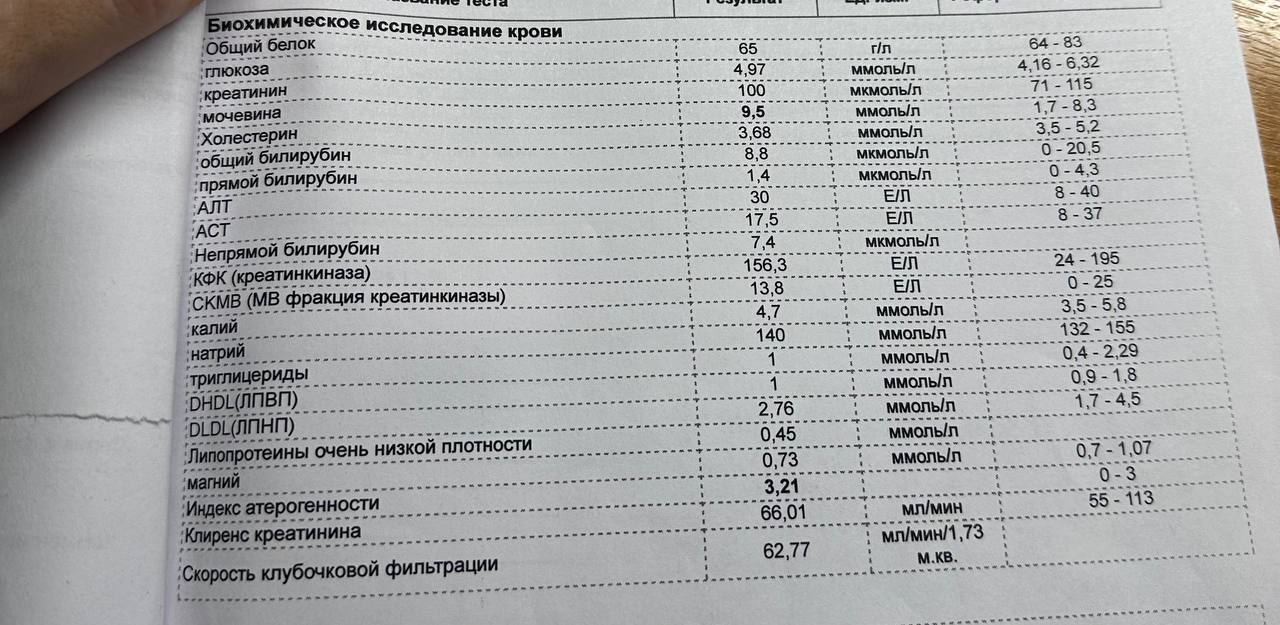
#> input picture blood_analysis_dataset_540/processed/5256043418088498597.jpg, 1280 x 625 px
$ jupyter execute --allow-errors 'Поворот пакетный архивный.ipynb'
#> lines starting #> are read from the running program, lines starting #| are printed output that depends on the picture
[cell 1]
import cv2
import numpy as np
from PIL import Image
import os
from collections import Counter
from sklearn.cluster import KMeans

# Загрузка изображения
image_path = 'blood_analysis_dataset_540/processed/5256043418088498597.jpg'
image = Image.open(image_path)
#> image is the input picture: PIL image 1280x625 RGB; mean R, G, B 171.8, 173, 173.5

# Вычисление новых размеров с сохранением пропорций
width = 900
ratio = width / float(image.size[0])
height = int(float(image.size[1]) * ratio)

# Изменение размера изображения с использованием LANCZOS
resized_image = image.resize((width, height), Image.Resampling.LANCZOS)
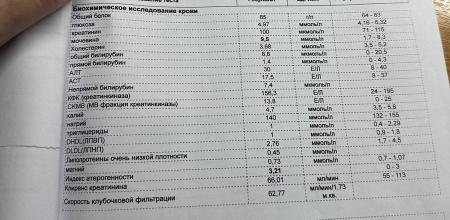
#> resized_image: PIL image 900x439 RGB (shown at 1/2 size); mean R, G, B 171.8, 173, 173.5

# Формирование нового имени файла
directory, filename = os.path.split(image_path)
name, ext = os.path.splitext(filename)
new_filename = f"{name}_resized{ext}"
new_image_path = os.path.join('resized_data/', new_filename)

# Сохранение измененного изображения
resized_image.save(new_image_path)

# Опционально: показ изображения
resized_image.show()

name1 = new_image_path

# Функция для вычисления угла линии
def calculate_angle(x1, y1, x2, y2):
    return np.degrees(np.arctan2(y2 - y1, x2 - x1))

# Функция для вычисления расстояния между двумя точками
def calculate_distance(p1, p2):
    return np.sqrt((p1[0] - p2[0]) ** 2 + (p1[1] - p2[1]) ** 2)

# Функция для вычисления длины линии
def calculate_line_length(x1, y1, x2, y2):
    return np.sqrt((x2 - x1) ** 2 + (y2 - y1) ** 2)

# Функция для объединения близких линий
def merge_close_lines(lines, distance_threshold=4, angle_threshold=5):
    merged_lines = []
    used_indices = set()

    for i, line1 in enumerate(lines):
        if i in used_indices:
            continue

        x1, y1, x2, y2 = line1
        angle1 = calculate_angle(x1, y1, x2, y2)
        group = [line1]

        for j, line2 in enumerate(lines[i + 1:], start=i + 1):
            if j in used_indices:
                continue

            x3, y3, x4, y4 = line2
            angle2 = calculate_angle(x3, y3, x4, y4)

            if abs(angle1 - angle2) > angle_threshold:
                continue

            center1 = ((x1 + x2) / 2, (y1 + y2) / 2)
            center2 = ((x3 + x4) / 2, (y3 + y4) / 2)
            distance = calculate_distance(center1, center2)

            if distance > distance_threshold:
                continue

            group.append(line2)
            used_indices.add(j)

        if group:
            avg_line = np.mean(group, axis=0).astype(int)
            merged_lines.append(avg_line)
            used_indices.add(i)

    return merged_lines

# Функция для нахождения точки пересечения двух линий
# [20 lines left out: function line_intersection, not called in this run]

# Функция для вычисления центра линии
def calculate_center(x1, y1, x2, y2):
    return ((x1 + x2) // 2, (y1 + y2) // 2)

# Функция для получения доминирующего цвета
def get_dominant_color(image_path, num_colors=1):
    image = Image.open(image_path)
    image = image.resize((150, 150))
    image_array = np.array(image)
    pixels = image_array.reshape(-1, image_array.shape[-1])
    if pixels.shape[1] == 4:
        pixels = pixels[:, :3]
    color_counts = Counter(map(tuple, pixels))
    dominant_color = color_counts.most_common(num_colors)[0][0]
    return dominant_color

# Функция для проверки параллельности линий
def are_lines_parallel(lines, angle_threshold=2):
    if len(lines) < 0.1:
        return False

    angles = []
    for line in lines[:2]:  # Проверяем только первые две линии
        x1, y1, x2, y2 = line
        angle = calculate_angle(x1, y1, x2, y2)
        angles.append(angle)

    return abs(angles[0] - angles[1]) <= angle_threshold

# Основной код обработки изображения
def process_image(image_path):
    # Загрузка изображения
    image = cv2.imread(image_path, cv2.IMREAD_COLOR)
#> image: shape (439, 900, 3)
    gray = cv2.cvtColor(image, cv2.COLOR_BGR2GRAY)

    # Применение Canny edge detection
    edges = cv2.Canny(gray, 50, 150, apertureSize=3)
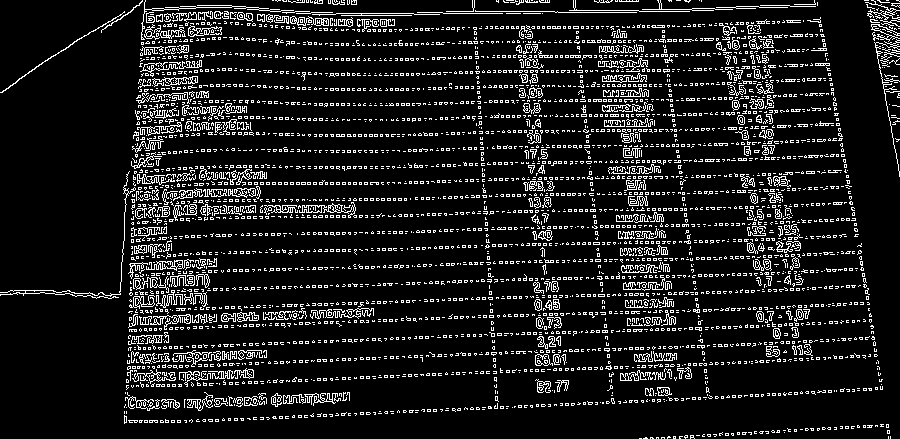
#> edges: shape (439, 900); 11.5% white in thin lines or dots

    # Применение Hough Line Transform
    lines = cv2.HoughLinesP(edges, 1, np.pi / 180, threshold=100, minLineLength=50, maxLineGap=10)
#> lines = 299 rows, first 6: [543, 315, 636, 312], [143, 18, 278, 15], [224, 18, 311, 17], [437, 180, 682, 176], [282, 306, 438, 301], [247, 289, 360, 286]

    # Преобразование линий в нужный формат
    if lines is None:
        print("Линии не обнаружены. Возвращаем исходное изображение.")
        return image

    lines = [line[0] for line in lines]
#> lines = 299 items, first 6: [543, 315, 636, 312], [143, 18, 278, 15], [224, 18, 311, 17], [437, 180, 682, 176], [282, 306, 438, 301], [247, 289, 360, 286]

    # Объединение близких линий
    merged_lines = merge_close_lines(lines, distance_threshold=4, angle_threshold=5)
#> the loop in merge_close_lines, `for i, line1 in enumerate(lines):` made 299 passes
#> (x1, y1, x2, y2, angle1, avg_line) on passes 15, 29, 61, 74: (297, 24, 394, 21, -1.77, [309, 23, 384, 22]), (263, 184, 513, 180, -0.917, [294, 184, 481, 181]), (133, 298, 206, 302, 3.14, [133, 297, 206, 301]), (188, 101, 419, 105, 0.992, [213, 101, 394, 104])
#> after the loop in merge_close_lines, `for i, line1 in enumerate(lines):`: merged_lines = 286 items, first 6: [543, 315, 636, 312], [143, 18, 278, 15], [224, 18, 311, 17], [437, 180, 682, 176], [282, 306, 438, 301], [247, 289, 360, 286]; used_indices = 299 items

    # Проверяем, параллельны ли линии
    if are_lines_parallel(merged_lines):
#> the loop in are_lines_parallel, `for line in lines[:2]:` made 2 passes
#> (x1, y1, x2, y2, angle) on passes 1 to 2: (543, 315, 636, 312, -1.85), (143, 18, 278, 15, -1.27)
#> after the loop in are_lines_parallel, `for line in lines[:2]:`: angles = [-1.85, -1.27]
        print("Линии параллельны или отклоняются не более чем на 2 градуса. Применяем поворот.")
        return apply_rotation(image, image_path, merged_lines)
    else:
        print("Линии не параллельны. Применяем коррекцию перспективы.")
        return apply_perspective_correction(image, image_path, merged_lines)

# Функция для применения поворота
def apply_rotation(image, image_path, lines):
    # Вычисляем средний угол поворота
    if len(lines) >= 1:
        line1 = lines[0]
#> line1 = [543, 315, 636, 312]
        line2 = lines[1]
#> line2 = [143, 18, 278, 15]

        angle1 = calculate_angle(*line1)
#> angle1 = -1.85
        angle2 = calculate_angle(*line2)
#> angle2 = -1.27
        average_angle = (angle1 + angle2) / 2
#> average_angle = -1.56
    else:
        average_angle = 0

    # Получаем доминирующий цвет
    dominant_color = get_dominant_color(image_path)
#> in get_dominant_color, `image = image.resize((150, 150))`:
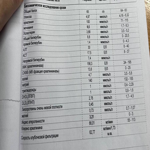
#> image: PIL image 150x150 RGB; mean R, G, B 171.8, 173, 173.5
#> in get_dominant_color, `color_counts = Counter(map(tuple, pixels))`: color_counts = 3128 items
#> in get_dominant_color, `dominant_color = color_counts.most_common(num_colors)[0][0]`: dominant_color = (171, 172, 174)
#> dominant_color = (171, 172, 174)
    if isinstance(dominant_color, (tuple, list, np.ndarray)):
        dominant_color = tuple(map(int, dominant_color))
    else:
        dominant_color = (int(dominant_color),) * 3

    # Вычисляем матрицу поворота
    (h, w) = image.shape[:2]
    center = (w // 2, h // 2)
    rotation_matrix = cv2.getRotationMatrix2D(center, average_angle, 1.0)
#> rotation_matrix = [[1, -0.0272, 6.13], [0.0272, 1, -12.17]]

    # Вычисляем новые размеры холста после поворота
    cos = np.abs(rotation_matrix[0, 0])
#> cos = 1
    sin = np.abs(rotation_matrix[0, 1])
#> sin = 0.0272
    new_w = int((h * sin) + (w * cos))
#> new_w = 911
    new_h = int((h * cos) + (w * sin))
#> new_h = 463

    # Корректируем матрицу поворота для учета нового холста
    rotation_matrix[0, 2] += (new_w / 2) - center[0]
    rotation_matrix[1, 2] += (new_h / 2) - center[1]

    # Применяем поворот к изображению с новыми размерами холста
    rotated_image = cv2.warpAffine(
        image,
        rotation_matrix,
        (new_w, new_h),
        flags=cv2.INTER_LINEAR,
        borderMode=cv2.BORDER_CONSTANT,
        borderValue=dominant_color
    )
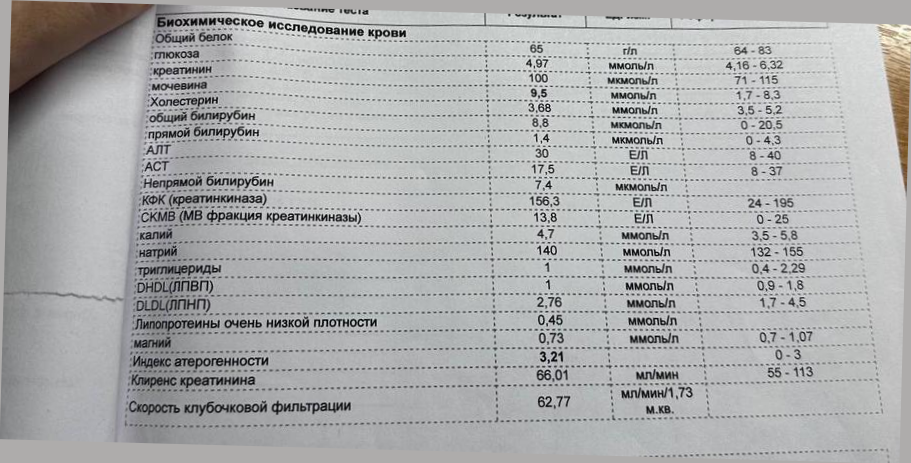
#> rotated_image: shape (463, 911, 3); mean B, G, R 173.4, 172.9, 172

    return rotated_image

# Функция для применения коррекции перспективы
# [168 lines left out: function apply_perspective_correction, not called in this run]

# Обработка изображения
result_image = process_image(name1)

# Сохранение результата
directory, filename = os.path.split(image_path)
name, ext = os.path.splitext(filename)
output_filename = f"{name}_processed{ext}"
output_path = os.path.join('Output_data/', output_filename)
cv2.imwrite(output_path, result_image)

# Показ результата
cv2.imshow('Processed Image', result_image)
cv2.waitKey(0)
cv2.destroyAllWindows()

print(f"Обработка завершена. Результат сохранен в файл '{output_path}'.")

$ run again, with blood_analysis_dataset_540/processed/5222040419704106456.jpg copied over blood_analysis_dataset_540/processed/5256043418088498597.jpg
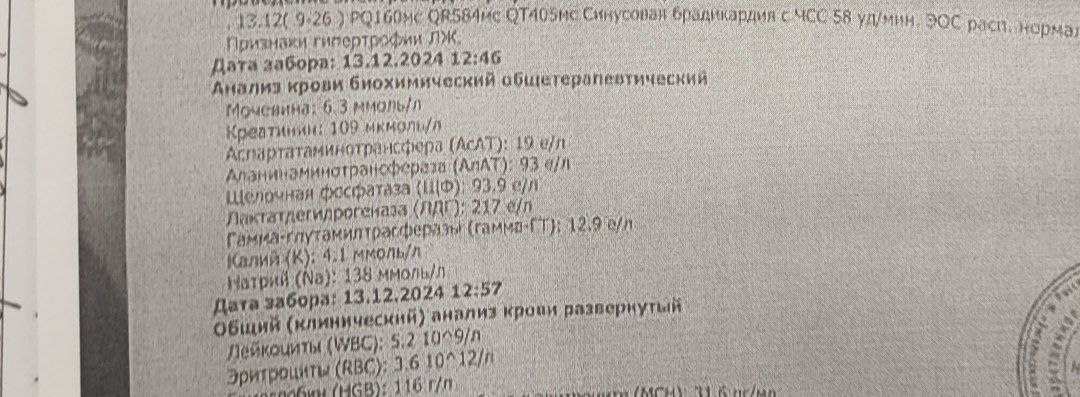
#> input picture blood_analysis_dataset_540/processed/5222040419704106456.jpg, 1080 x 397 px
#> image is the input picture: PIL image 1080x397 RGB; mean R, G, B 173.6, 167.6, 162
#> in process_image, `edges = cv2.Canny(gray, 50, 150, apertureSize=3)`:
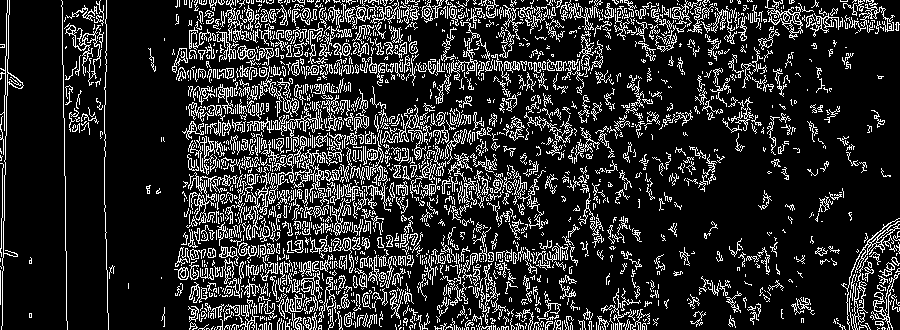
#> edges: shape (330, 900); 17% white in thin lines or dots
#> in process_image, `lines = cv2.HoughLinesP(edges, 1, np.pi / 180, threshold=100, minLineL..`: lines = 448 rows, first 6: [197, 17, 851, 17], [197, 16, 828, 16], [199, 12, 738, 12], [227, 10, 753, 10], [200, 15, 686, 15], [199, 13, 799, 13]
#> in process_image, `lines = [line[0] for line in lines]`: lines = 448 items, first 6: [197, 17, 851, 17], [197, 16, 828, 16], [199, 12, 738, 12], [227, 10, 753, 10], [200, 15, 686, 15], [199, 13, 799, 13]
#> the loop in merge_close_lines, `for i, line1 in enumerate(lines):` made 448 passes
#> (x1, y1, x2, y2, angle1, avg_line) on passes 3, 4, 7, 12, 14, 15, 26, 29: (199, 12, 738, 12, 0, [199, 11, 736, 11]), (227, 10, 753, 10, 0, [229, 9, 754, 9]), (176, 77, 602, 62, -2.02, [235, 73, 541, 65]), (177, 0, 453, 0, 0, [177, 0, 449, 0]), (174, 269, 570, 255, -2.02, [176, 269, 571, 255]), (190, 143, 488, 127, -3.07, [189, 145, 489, 129]), (231, 241, 369, 201, -16.16, [233, 241, 370, 201]), (189, 127, 500, 122, -0.921, [189, 126, 500, 120])
#> after the loop in merge_close_lines, `for i, line1 in enumerate(lines):`: merged_lines = 395 items, first 6: [197, 17, 851, 17], [197, 16, 828, 16], [199, 11, 736, 11], [229, 9, 754, 9], [200, 15, 686, 15], [199, 13, 799, 13]; used_indices = 448 items
#> the loop in are_lines_parallel, `for line in lines[:2]:` made 2 passes
#> (x1, y1, x2, y2, angle) on passes 1 to 2: (197, 17, 851, 17, 0), (197, 16, 828, 16, 0)
#> after the loop in are_lines_parallel, `for line in lines[:2]:`: angles = [0, 0]
#> in apply_rotation, `line1 = lines[0]`: line1 = [197, 17, 851, 17]
#> line2 = [197, 16, 828, 16]
#> in apply_rotation, `angle1 = calculate_angle(*line1)`: angle1 = 0
#> in get_dominant_color, `image = image.resize((150, 150))`:
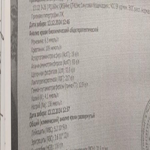
#> image: PIL image 150x150 RGB; mean R, G, B 173.5, 167.3, 162.4
#> color_counts = 3078 items
#> in get_dominant_color, `dominant_color = color_counts.most_common(num_colors)[0][0]`: dominant_color = (193, 188, 182)
#> rotation_matrix = [[1, 0, 0], [0, 1, 0]]
#> cos = 1
#> sin = 0
#> new_w = 900
#> new_h = 330

$ run again, with blood_analysis_dataset_540/processed/5224292219517791649.jpg copied over blood_analysis_dataset_540/processed/5256043418088498597.jpg
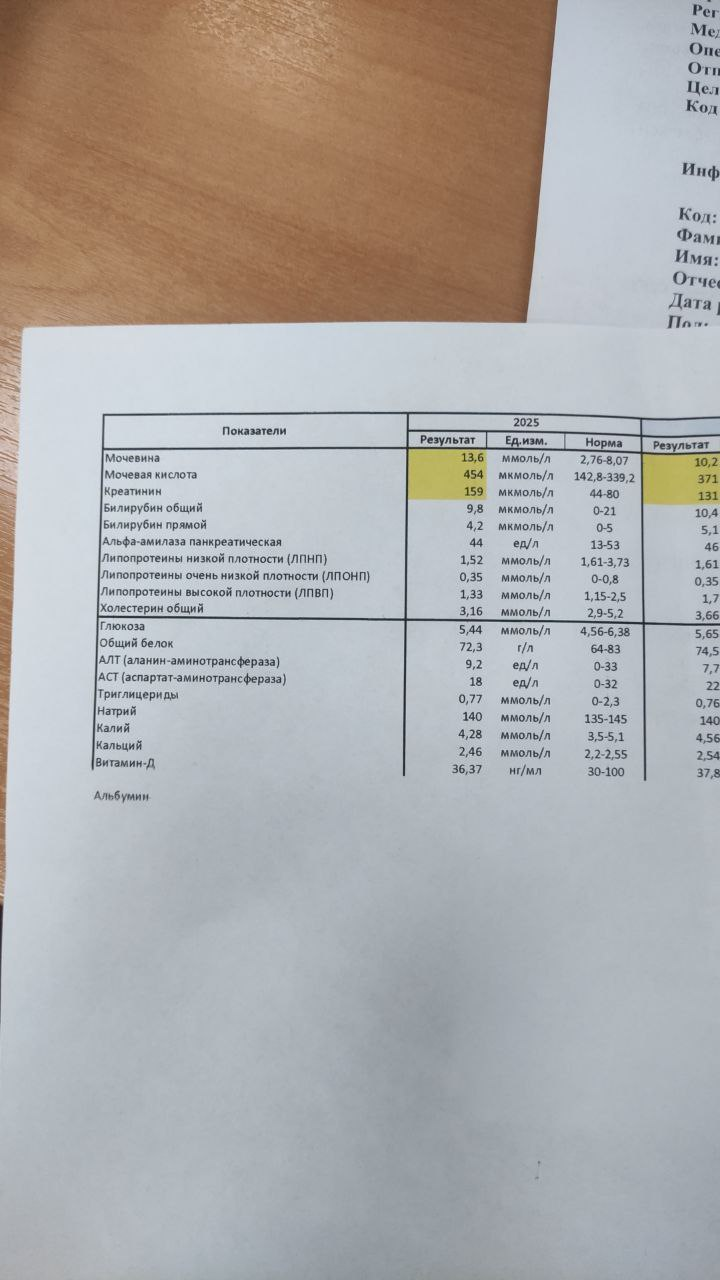
#> input picture blood_analysis_dataset_540/processed/5224292219517791649.jpg, 720 x 1280 px
#> image is the input picture: PIL image 720x1280 RGB; mean R, G, B 173.8, 171.4, 170
#> image: shape (1600, 900, 3)
#> in process_image, `gray = cv2.cvtColor(image, cv2.COLOR_BGR2GRAY)`:
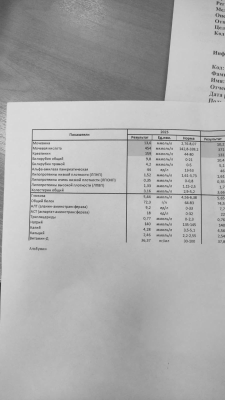
#> gray: shape (1600, 900) (shown at 1/4 size); min 16, max 252, mean 172.1
#> in process_image, `edges = cv2.Canny(gray, 50, 150, apertureSize=3)`:
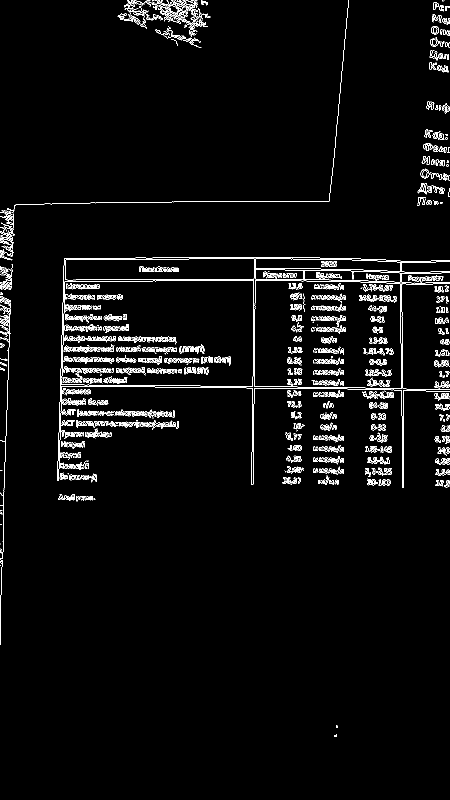
#> edges: shape (1600, 900) (shown at 1/2 size); 3.1% white in thin lines or dots
#> in process_image, `lines = cv2.HoughLinesP(edges, 1, np.pi / 180, threshold=100, minLineL..`: lines = 253 rows, first 6: [10, 923, 14, 794], [543, 776, 656, 777], [774, 777, 850, 778], [306, 561, 612, 561], [378, 517, 585, 517], [817, 558, 884, 558]
#> in process_image, `lines = [line[0] for line in lines]`: lines = 253 items, first 6: [10, 923, 14, 794], [543, 776, 656, 777], [774, 777, 850, 778], [306, 561, 612, 561], [378, 517, 585, 517], [817, 558, 884, 558]
#> the loop in merge_close_lines, `for i, line1 in enumerate(lines):` made 253 passes
#> (x1, y1, x2, y2, angle1, avg_line) on passes 3, 19, 20, 25, 30, 41, 51, 73: (774, 777, 850, 778, 0.754, [766, 778, 860, 780]), (122, 719, 461, 724, 0.845, [123, 718, 461, 723]), (627, 726, 687, 727, 0.955, [627, 724, 687, 725]), (128, 737, 416, 742, 0.995, [125, 737, 416, 742]), (14, 518, 16, 416, -88.88, [16, 514, 17, 417]), (627, 702, 687, 702, 0, [627, 701, 687, 702]), (278, 539, 357, 543, 2.9, [278, 537, 357, 541]), (118, 851, 357, 851, 0, [118, 848, 356, 850])
#> after the loop in merge_close_lines, `for i, line1 in enumerate(lines):`: merged_lines = 209 items, first 6: [10, 923, 14, 794], [543, 776, 656, 777], [766, 778, 860, 780], [306, 561, 612, 561], [378, 517, 585, 517], [817, 558, 884, 558]; used_indices = 253 items
#> the loop in are_lines_parallel, `for line in lines[:2]:` made 2 passes
#> (x1, y1, x2, y2, angle) on passes 1 to 2: (10, 923, 14, 794, -88.22), (543, 776, 656, 777, 0.507)
#> after the loop in are_lines_parallel, `for line in lines[:2]:`: angles = [-88.22, 0.507]
#> the loop in apply_perspective_correction, `for i, line in enumerate(lines):` made 209 passes
